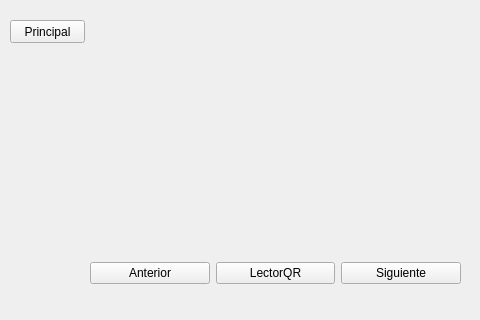
<?xml version="1.0" encoding="UTF-8"?>
<ui version="4.0">
 <class>MainWindow</class>
 <widget class="QMainWindow" name="MainWindow">
  <property name="geometry">
   <rect>
    <x>0</x>
    <y>0</y>
    <width>480</width>
    <height>320</height>
   </rect>
  </property>
  <property name="windowTitle">
   <string>Lenguaje2</string>
  </property>
  <widget class="QWidget" name="centralwidget">
   <widget class="QLabel" name="lblLenguaje2">
    <property name="geometry">
     <rect>
      <x>90</x>
      <y>20</y>
      <width>371</width>
      <height>241</height>
     </rect>
    </property>
    <property name="frameShape">
     <enum>QFrame::NoFrame</enum>
    </property>
    <property name="frameShadow">
     <enum>QFrame::Plain</enum>
    </property>
    <property name="text">
     <string/>
    </property>
    <property name="scaledContents">
     <bool>true</bool>
    </property>
   </widget>
   <widget class="QPushButton" name="botonprin">
    <property name="geometry">
     <rect>
      <x>10</x>
      <y>20</y>
      <width>75</width>
      <height>23</height>
     </rect>
    </property>
    <property name="text">
     <string>Principal</string>
    </property>
    <property name="icon">
     <iconset>
      <normaloff>Iconos/descarga.png</normaloff>Iconos/descarga.png</iconset>
    </property>
   </widget>
   <widget class="QWidget" name="layoutWidget">
    <property name="geometry">
     <rect>
      <x>90</x>
      <y>260</y>
      <width>371</width>
      <height>26</height>
     </rect>
    </property>
    <layout class="QHBoxLayout" name="horizontalLayout">
     <item>
      <widget class="QPushButton" name="banterior">
       <property name="text">
        <string>Anterior</string>
       </property>
       <property name="icon">
        <iconset>
         <normaloff>Iconos/atras1.png</normaloff>Iconos/atras1.png</iconset>
       </property>
      </widget>
     </item>
     <item>
      <widget class="QPushButton" name="returnqr">
       <property name="text">
        <string>LectorQR</string>
       </property>
       <property name="icon">
        <iconset>
         <normaloff>Iconos/282207.png</normaloff>Iconos/282207.png</iconset>
       </property>
      </widget>
     </item>
     <item>
      <widget class="QPushButton" name="bsiguiente">
       <property name="text">
        <string>Siguiente</string>
       </property>
       <property name="icon">
        <iconset>
         <normaloff>Iconos/adelante.png</normaloff>Iconos/adelante.png</iconset>
       </property>
      </widget>
     </item>
    </layout>
   </widget>
  </widget>
 </widget>
 <resources/>
 <connections/>
</ui>
